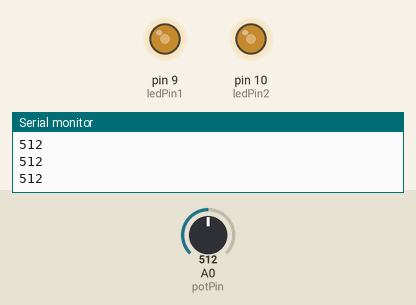
This sketch was run on a simulated Arduino Uno, built with avr-gcc and run on an emulated ATmega328P. Parts: output pins drawn as LEDs (lit = HIGH), the last lines printed to the serial monitor. The test bench sets the inputs (shaded band); at power-on: A0 (potPin) = 512.

Above: at 1.2 s.
1.3 s: A0 (potPin) set to 716
At 1.8 s:
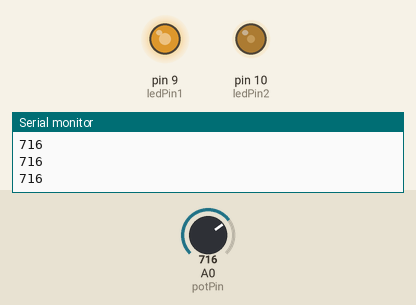
2.8 s: A0 (potPin) set to 900
At 3.9 s:
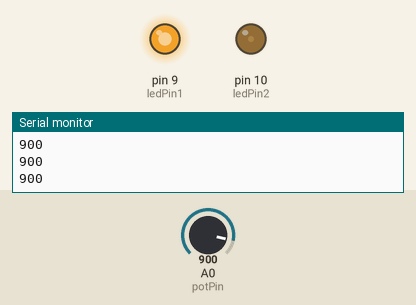
4.3 s: A0 (potPin) set to 1023
At 5.2 s:
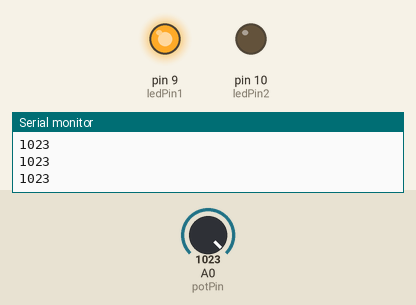
5.8 s: A0 (potPin) set to 306
At 6.4 s:
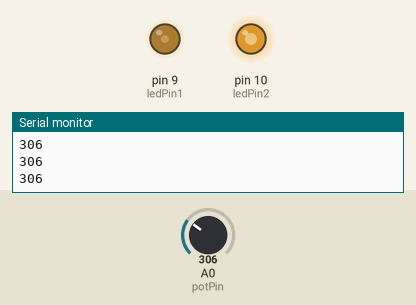
7.3 s: A0 (potPin) set to 122
At 8.5 s:
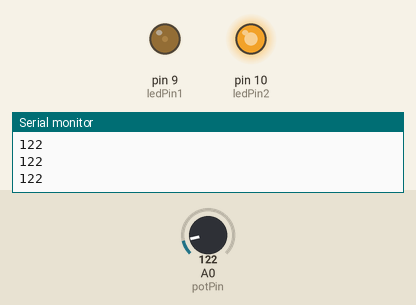
8.8 s: A0 (potPin) set to 0
At 9.8 s:
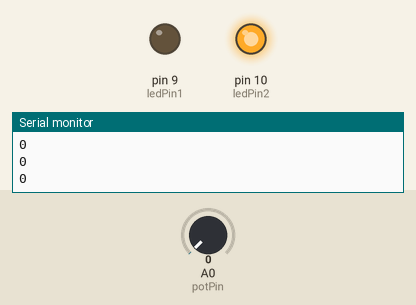
Timing chart, 0 to 11.3 s (numbered marks = the images above; inputs shaded):
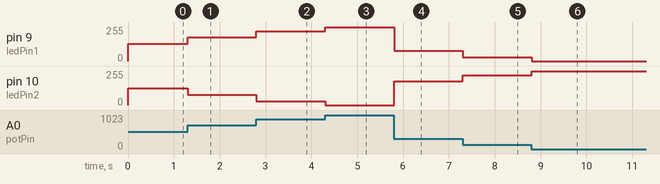

Measured:
- after the input at 1.3 s, pin 9 (ledPin1): 128/255 → 179/255 at once; pin 10 (ledPin2): 127/255 → 76/255 at once
- after the input at 2.8 s, pin 9 (ledPin1): 179/255 → 225/255 at once; pin 10 (ledPin2): 76/255 → 30/255 at once
- after the input at 4.3 s, pin 9 (ledPin1): 225/255 → 255/255 at once; pin 10 (ledPin2): 30/255 → 0/255 at once
- after the input at 5.8 s, pin 9 (ledPin1): 255/255 → 76/255 at once; pin 10 (ledPin2): 0/255 → 179/255 at once
- after the input at 7.3 s, pin 9 (ledPin1): 76/255 → 30/255 at once; pin 10 (ledPin2): 179/255 → 225/255 at once
- after the input at 8.8 s, pin 9 (ledPin1): 30/255 → 0/255 at once; pin 10 (ledPin2): 225/255 → 255/255 at once

The sketch:

job12.ino
```cpp
// Broches pour les LED
const int ledPin1 = 9;
const int ledPin2 = 10;

// Broche pour le potentiomètre
const int potPin = A0;

void setup() {
  // Initialisation des broches en sortie pour les LED
  pinMode(ledPin1, OUTPUT);
  pinMode(ledPin2, OUTPUT);

  // Initialisation de la communication série
  Serial.begin(9600);
}

void loop() {
  // Lecture de la valeur du potentiomètre
  int potValue = analogRead(potPin);

  // Calcul de la luminosité des LED en fonction de la valeur du potentiomètre
  int ledBrightness1 = potValue / 4;
  int ledBrightness2 = 255 - ledBrightness1;

  // Mise à jour de la luminosité des LED
  analogWrite(ledPin1, ledBrightness1);
  analogWrite(ledPin2, ledBrightness2);

  // Affichage de la valeur du potentiomètre pour le débogage
  Serial.println(potValue);

  // Attente d'un court instant avant de continuer
  delay(10);
}
```
